Frame 1 (no input): blank canvas, image omitted
Frame 60 (no input): blank canvas, image omitted
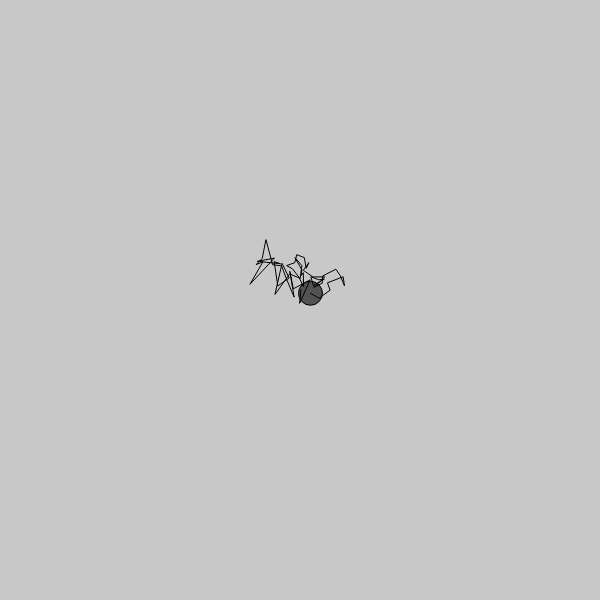
Frame 120 (the mouse pressed at the canvas centre since frame 60)

The p5.js sketch whose frames 1 and 60 were blank and that drew this single picture after the mouse press (run headless with seeded random() and noise() and a simulated clock; from frame 60 on, the mouse is pressed at the canvas centre):

// p5.js sketch
// ── sketch.js
// let particle;

let particles = [];

function setup() {
    createCanvas(600, 600);
    // particle = new Particle(300, 300);
    // background(200);
}

function mousePressed(){
    particles.push(new Particle(mouseX, mouseY));
}

function draw() {
    background(200);
// particle.update();
// particle.show();

for (let i = 0; i < particles.length; i++) {
    particles[i].update();
    particles[i].show();
}
// line(frameCount, 0, frameCount, height);
} 


// ── particle.js
// let gravity = 0.1; удаление

function Particle(x,y) {
    this.x = x;
    this.y = y;

    // this.yspeed = 0; удаление

    this.history = []; // новое свойство у объекта

    this.update = function() {
        this.x += random(-10, 10);
        this.y += random(-10, 10);
        // this.y += this.yspeed;
        // this.yspeed += gravity; удаление
/*удаление
        // if (this.y > height) {
        //     this.y = height;
        //     this.yspeed *= -0.9;
        // }
*/

        for (let i = 0; i < this.history.length; i++) {
            this.history[i].x += random(-2, 2);
            this.history[i].y += random(-2, 2);
            
        }

        let v = createVector(this.x, this.y);
        // this.history.push(this.x); // берется текущее значение x и вставляется в массив
        // this.history.push(this.y); // берется текущее значение y и вставляется в массив
        // this.history.push(this.x, this.y); // берется текущее значение x и y , f затем  вставляется в массив

        if(this.history.length>100){
            this.history.splice(0, 1) // сращивание массивов если больше 25 (индекс по которому что-то удалить и количество элементов которые удалить)
        }

        this.history.push(v); // берется текущее значение x и y , f затем  вставляется в массив
        // console.log(this.history);
        console.log(this.history.length);
    }

    this.show = function () {
        stroke(0);
        fill(0, 150);
        ellipse(this.x, this.y, 24, 24)

        noFill();
        beginShape(); // начальная форма в начале цикла
        for (let i = 0; i < this.history.length; i++) {
            let pos = this.history[i];
            // fill(random(255));
            // // ellipse(pos.x, pos.y, 8, 8);
            // ellipse(pos.x, pos.y, i, i);

            vertex(pos.x, pos.y);
        }

        endShape(); // конечная форма в конце цикла
    }
}
